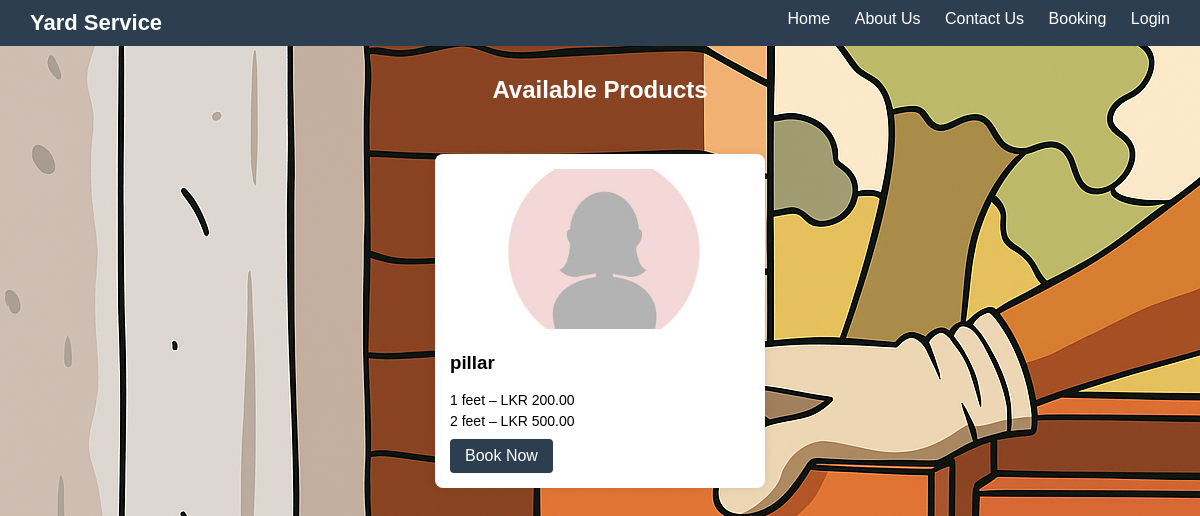
Screenshot of /booking.php with the database file from the repository.
### tables this page shows
CREATE TABLE `product_variants` (
  `id` int(11) NOT NULL,
  `product_id` int(11) DEFAULT NULL,
  `size_or_quantity` varchar(50) DEFAULT NULL,
  `price` decimal(10,2) DEFAULT NULL
);

### booking.php (the view, shortened to what this page needs)
<?php
include 'db.php';
$query = "SELECT p.id AS product_id, p.name, p.image, pv.size_or_quantity, pv.price
          FROM products p
          JOIN product_variants pv ON p.id = pv.product_id
          ORDER BY p.name";
$result = mysqli_query($conn, $query);
$products = [];
while ($row = mysqli_fetch_assoc($result)) {
  $products[$row['product_id']]['name'] = $row['name'];
  $products[$row['product_id']]['image'] = $row['image'];
  $products[$row['product_id']]['variants'][] = $row;
}
?>
<!DOCTYPE html>
<html lang="en">
<head>
</head>
<body>
<div class="navbar">
  <div class="logo">Yard Service</div>
  <div class="nav-links">
    <a href="index.html">Home</a>
    <a href="aboutus.html">About Us</a>
    <a href="contactus.html">Contact Us</a>
    <a href="booking.php">Booking</a>
    <a href="login.php">Login</a>
  </div>
</div>
<h2 style="text-align:center; margin-top: 30px; color:white;">Available Products</h2>
<div class="products">
  <?php foreach ($products as $product): ?>
    <div class="product-card">
      <img src="admin/uploads/<?= htmlspecialchars($product['image']) ?>" alt="<?= htmlspecialchars($product['name']) ?>">
      <h3><?= htmlspecialchars($product['name']) ?></h3>
      <?php foreach ($product['variants'] as $variant): ?>
        <div class="variant">
          <?= htmlspecialchars($variant['size_or_quantity']) ?> – LKR <?= number_format($variant['price'], 2) ?>
        </div>
      <?php endforeach; ?>
      <a class="book-btn" href="login.php">Book Now</a>
    </div>
  <?php endforeach; ?>
</div>
</body>
</html>

### booking.php (style rules this page uses)
body { font-family: Arial, sans-serif; margin: 0; background-image:url(uploads/background_image.png); }
.navbar { background: #2c3e50; padding: 10px 30px; color: white; display: flex; justify-content: space-between; }
.navbar .nav-links a { color: white; margin-left: 20px; text-decoration: none; }
.navbar .logo { font-size: 22px; font-weight: bold; }
.products { padding: 30px; display: flex; flex-wrap: wrap; gap: 20px; justify-content: center; }
.product-card { width: 300px; background: #fff; border-radius: 8px; box-shadow: 0 0 10px rgba(0,0,0,0.1); padding: 15px; }
.product-card img { width: 100%; height: 160px; object-fit: cover; border-radius: 6px; }
.variant { font-size: 14px; margin-top: 5px; }
.book-btn { margin-top: 10px; display: inline-block; background: #2c3e50; color: white; padding: 8px 15px; text-decoration: none; border-radius: 4px; }

### rows the page displays
product_variants: size_or_quantity "1 feet", price "200.00"
product_variants: size_or_quantity "2 feet", price "500.00"

### other values shown
$product['name'] "pillar"
